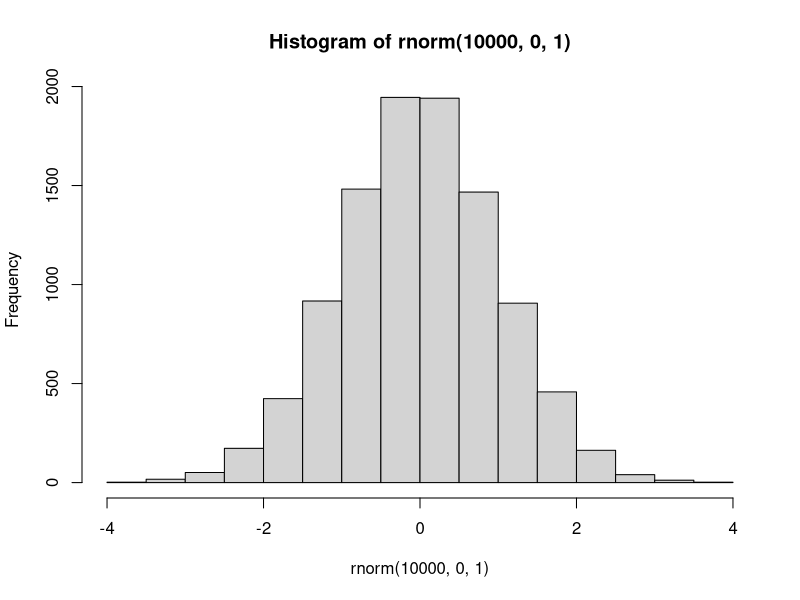
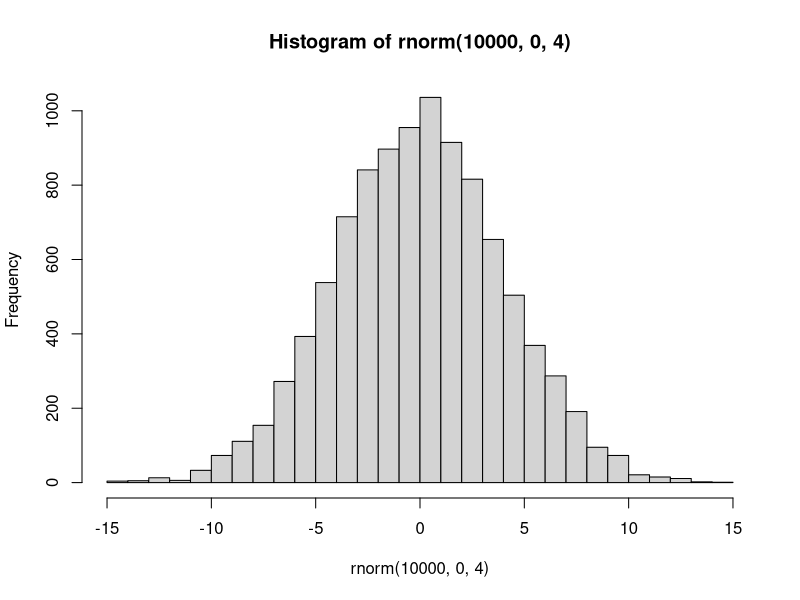

Generate these figures, in order, with R:
setwd("C:/temp")

pdf ("test.pdf")

hist(rnorm(10000, 0, 1), 20)

# It seems that messages don't go into the pdf:
message("Do messages work, too?")

hist(rnorm(10000, 0, 4), 40)

dev.off()
